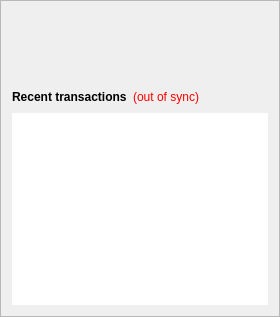
        <widget class="QFrame" name="frame_2">
         <property name="frameShape">
          <enum>QFrame::StyledPanel</enum>
         </property>
         <property name="frameShadow">
          <enum>QFrame::Raised</enum>
         </property>
         <layout class="QVBoxLayout" name="verticalLayout">
          <item>
           <spacer name="verticalSpacer_3">
            <property name="orientation">
             <enum>Qt::Vertical</enum>
            </property>
            <property name="sizeType">
             <enum>QSizePolicy::Fixed</enum>
            </property>
            <property name="sizeHint" stdset="0">
             <size>
              <width>20</width>
              <height>75</height>
             </size>
            </property>
           </spacer>
          </item>
          <item>
           <layout class="QHBoxLayout" name="horizontalLayout_2">
            <item>
             <widget class="QLabel" name="label_4">
              <property name="font">
               <font>
                <weight>75</weight>
                <bold>true</bold>
               </font>
              </property>
              <property name="text">
               <string>Recent transactions</string>
              </property>
             </widget>
            </item>
            <item>
             <widget class="QLabel" name="labelTransactionsStatus">
              <property name="cursor">
               <cursorShape>WhatsThisCursor</cursorShape>
              </property>
              <property name="toolTip">
               <string>The displayed information may be out of date. Your wallet automatically synchronizes with the MergeCard network after a connection is established, but this process has not completed yet.</string>
              </property>
              <property name="styleSheet">
               <string notr="true">QLabel { color: red; }</string>
              </property>
              <property name="text">
               <string notr="true">(out of sync)</string>
              </property>
              <property name="alignment">
               <set>Qt::AlignRight|Qt::AlignTrailing|Qt::AlignVCenter</set>
              </property>
             </widget>
            </item>
            <item>
             <spacer name="horizontalSpacer">
              <property name="orientation">
               <enum>Qt::Horizontal</enum>
              </property>
              <property name="sizeHint" stdset="0">
               <size>
                <width>40</width>
                <height>20</height>
               </size>
              </property>
             </spacer>
            </item>
           </layout>
          </item>
          <item>
           <widget class="QListView" name="listTransactions">
            <property name="frameShape">
             <enum>QFrame::NoFrame</enum>
            </property>
            <property name="verticalScrollBarPolicy">
             <enum>Qt::ScrollBarAlwaysOff</enum>
            </property>
            <property name="horizontalScrollBarPolicy">
             <enum>Qt::ScrollBarAlwaysOff</enum>
            </property>
            <property name="selectionMode">
             <enum>QAbstractItemView::NoSelection</enum>
            </property>
           </widget>
          </item>
         </layout>
        </widget>
